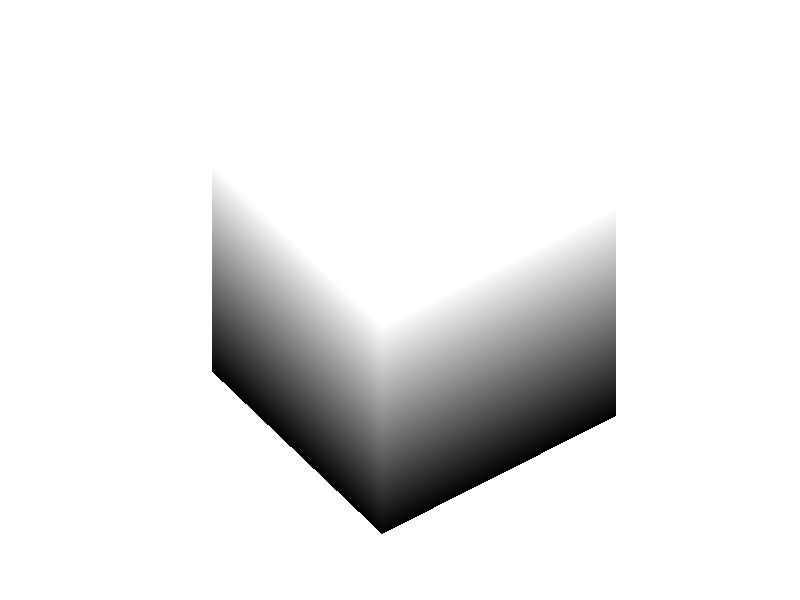

Source code (MATLAB):
% Simple solid cube
function main
    pause(1)
    figure
    xx = [  0  0  0  0  0  % P-P-P-P-P
        -1 -1  1  1 -1 % A-B-C-D-A
        -1 -1  1  1 -1 % E-F-G-H-E
        0 0 0 0 0] % Q-Q-Q-Q-Q
    yy = [  0  0  0  0  0  % P-P-P-P-P
        1 -1 -1 1 1 % A-B-C-D-A
        1 -1 -1 1 1 % E-F-G-H-E
        0 0 0 0 0] % Q-Q-Q-Q-Q
    zz = [  1  1  1  1  1  % P-P-P-P-P
        1 1 1 1 1 % A-B-C-D-A
        -1 -1 -1 -1 -1 % E-F-G-H-E
        -1 -1 -1 -1 -1] % Q-Q-Q-Q-Q
    surf(xx, yy, zz)
    colormap bone
    axis equal
    shading interp
    view(-36, 44)
    axis off
end
